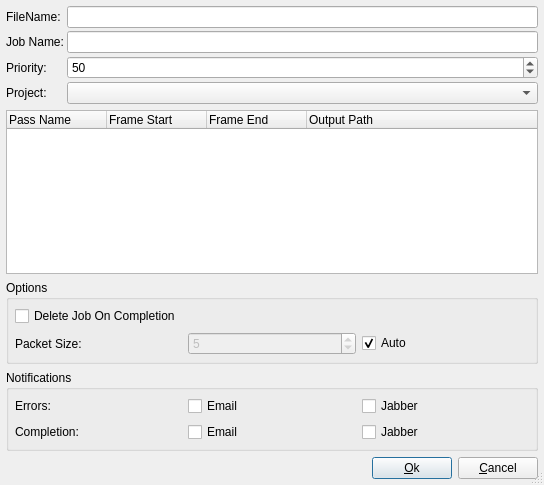
<ui version="4.0" >
 <class>FusionRenderDialogUI</class>
 <widget class="QDialog" name="FusionRenderDialogUI" >
  <property name="geometry" >
   <rect>
    <x>0</x>
    <y>0</y>
    <width>544</width>
    <height>485</height>
   </rect>
  </property>
  <property name="windowTitle" >
   <string>Submit After Effects Render</string>
  </property>
  <property name="sizeGripEnabled" >
   <bool>true</bool>
  </property>
  <layout class="QVBoxLayout" >
   <property name="margin" >
    <number>6</number>
   </property>
   <property name="spacing" >
    <number>6</number>
   </property>
   <item>
    <layout class="QGridLayout" >
     <property name="margin" >
      <number>0</number>
     </property>
     <property name="spacing" >
      <number>3</number>
     </property>
     <item row="1" column="1" >
      <widget class="QLineEdit" name="mJobNameEdit" />
     </item>
     <item row="3" column="0" >
      <widget class="QLabel" name="label_9" >
       <property name="text" >
        <string>Project:</string>
       </property>
      </widget>
     </item>
     <item row="3" column="1" >
      <widget class="ProjectCombo" name="mProjectCombo" />
     </item>
     <item row="2" column="0" >
      <widget class="QLabel" name="label_4" >
       <property name="text" >
        <string>Priority:</string>
       </property>
      </widget>
     </item>
     <item row="0" column="0" >
      <widget class="QLabel" name="label" >
       <property name="text" >
        <string>FileName:</string>
       </property>
      </widget>
     </item>
     <item row="0" column="1" >
      <widget class="QLineEdit" name="mFileNameEdit" >
       <property name="readOnly" >
        <bool>true</bool>
       </property>
      </widget>
     </item>
     <item row="1" column="0" >
      <widget class="QLabel" name="label_2" >
       <property name="text" >
        <string>Job Name:</string>
       </property>
      </widget>
     </item>
     <item row="2" column="1" >
      <widget class="QSpinBox" name="mPrioritySpin" >
       <property name="minimum" >
        <number>1</number>
       </property>
       <property name="value" >
        <number>50</number>
       </property>
      </widget>
     </item>
    </layout>
   </item>
   <item>
    <widget class="QTreeWidget" name="mPassTree" >
     <column>
      <property name="text" >
       <string>Pass Name</string>
      </property>
     </column>
     <column>
      <property name="text" >
       <string>Frame Start</string>
      </property>
     </column>
     <column>
      <property name="text" >
       <string>Frame End</string>
      </property>
     </column>
     <column>
      <property name="text" >
       <string>Output Path</string>
      </property>
     </column>
    </widget>
   </item>
   <item>
    <widget class="QGroupBox" name="groupBox" >
     <property name="title" >
      <string>Options</string>
     </property>
     <property name="flat" >
      <bool>false</bool>
     </property>
     <layout class="QVBoxLayout" >
      <property name="margin" >
       <number>6</number>
      </property>
      <property name="spacing" >
       <number>6</number>
      </property>
      <item>
       <widget class="QCheckBox" name="mDeleteOnCompleteCheck" >
        <property name="text" >
         <string>Delete Job On Completion</string>
        </property>
       </widget>
      </item>
      <item>
       <layout class="QHBoxLayout" >
        <property name="margin" >
         <number>0</number>
        </property>
        <property name="spacing" >
         <number>6</number>
        </property>
        <item>
         <widget class="QLabel" name="label_5" >
          <property name="text" >
           <string>Packet Size:</string>
          </property>
         </widget>
        </item>
        <item>
         <widget class="QSpinBox" name="mPacketSizeSpin" >
          <property name="enabled" >
           <bool>false</bool>
          </property>
          <property name="maximum" >
           <number>1000000</number>
          </property>
          <property name="minimum" >
           <number>1</number>
          </property>
          <property name="value" >
           <number>5</number>
          </property>
         </widget>
        </item>
        <item>
         <widget class="QCheckBox" name="mAutoPacketSizeCheck" >
          <property name="text" >
           <string>Auto</string>
          </property>
          <property name="checked" >
           <bool>true</bool>
          </property>
         </widget>
        </item>
       </layout>
      </item>
     </layout>
    </widget>
   </item>
   <item>
    <widget class="QGroupBox" name="groupBox_2" >
     <property name="title" >
      <string>Notifications</string>
     </property>
     <layout class="QGridLayout" >
      <property name="margin" >
       <number>6</number>
      </property>
      <property name="spacing" >
       <number>6</number>
      </property>
      <item row="1" column="0" >
       <widget class="QLabel" name="label_8" >
        <property name="text" >
         <string>Completion:</string>
        </property>
       </widget>
      </item>
      <item row="0" column="0" >
       <widget class="QLabel" name="label_7" >
        <property name="text" >
         <string>Errors:</string>
        </property>
       </widget>
      </item>
      <item row="1" column="1" >
       <widget class="QCheckBox" name="mEmailCompletionCheck" >
        <property name="text" >
         <string>Email</string>
        </property>
       </widget>
      </item>
      <item row="0" column="1" >
       <widget class="QCheckBox" name="mEmailErrorsCheck" >
        <property name="text" >
         <string>Email</string>
        </property>
       </widget>
      </item>
      <item row="1" column="2" >
       <widget class="QCheckBox" name="mJabberCompletionCheck" >
        <property name="text" >
         <string>Jabber</string>
        </property>
       </widget>
      </item>
      <item row="0" column="2" >
       <widget class="QCheckBox" name="mJabberErrorsCheck" >
        <property name="text" >
         <string>Jabber</string>
        </property>
       </widget>
      </item>
     </layout>
    </widget>
   </item>
   <item>
    <layout class="QHBoxLayout" >
     <property name="margin" >
      <number>0</number>
     </property>
     <property name="spacing" >
      <number>6</number>
     </property>
     <item>
      <spacer>
       <property name="orientation" >
        <enum>Qt::Horizontal</enum>
       </property>
       <property name="sizeHint" >
        <size>
         <width>40</width>
         <height>20</height>
        </size>
       </property>
      </spacer>
     </item>
     <item>
      <widget class="QPushButton" name="mOkButton" >
       <property name="text" >
        <string>&amp;Ok</string>
       </property>
       <property name="default" >
        <bool>true</bool>
       </property>
      </widget>
     </item>
     <item>
      <widget class="QPushButton" name="mCancelButton" >
       <property name="text" >
        <string>&amp;Cancel</string>
       </property>
      </widget>
     </item>
    </layout>
   </item>
  </layout>
 </widget>
 <customwidgets>
  <customwidget>
   <class>ProjectCombo</class>
   <extends>QComboBox</extends>
   <header>blur/Classesui.h</header>
  </customwidget>
 </customwidgets>
 <tabstops>
  <tabstop>mFileNameEdit</tabstop>
  <tabstop>mJobNameEdit</tabstop>
  <tabstop>mPrioritySpin</tabstop>
  <tabstop>mPacketSizeSpin</tabstop>
  <tabstop>mAutoPacketSizeCheck</tabstop>
  <tabstop>mEmailErrorsCheck</tabstop>
  <tabstop>mJabberErrorsCheck</tabstop>
  <tabstop>mEmailCompletionCheck</tabstop>
  <tabstop>mJabberCompletionCheck</tabstop>
  <tabstop>mOkButton</tabstop>
  <tabstop>mCancelButton</tabstop>
 </tabstops>
 <resources/>
 <connections>
  <connection>
   <sender>mOkButton</sender>
   <signal>clicked()</signal>
   <receiver>FusionRenderDialogUI</receiver>
   <slot>accept()</slot>
   <hints>
    <hint type="sourcelabel" >
     <x>192</x>
     <y>373</y>
    </hint>
    <hint type="destinationlabel" >
     <x>157</x>
     <y>390</y>
    </hint>
   </hints>
  </connection>
  <connection>
   <sender>mCancelButton</sender>
   <signal>clicked()</signal>
   <receiver>FusionRenderDialogUI</receiver>
   <slot>reject()</slot>
   <hints>
    <hint type="sourcelabel" >
     <x>310</x>
     <y>378</y>
    </hint>
    <hint type="destinationlabel" >
     <x>312</x>
     <y>392</y>
    </hint>
   </hints>
  </connection>
 </connections>
</ui>
